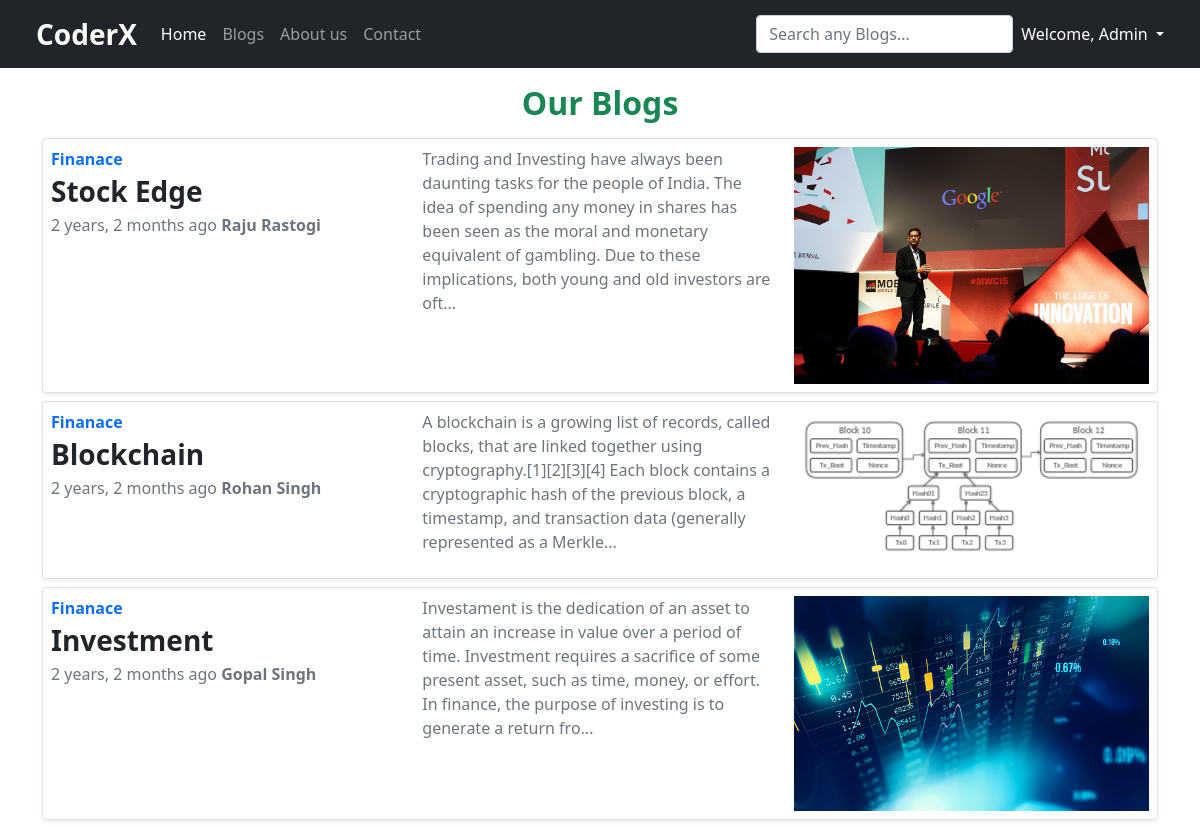
/blogs-list (signed in), run on the app's committed database.
### coder/models.py (models this page shows, shortened)
class myPost(models.Model):
	sno = models.AutoField(primary_key=True)
	title = models.CharField(max_length=200)
	slug = models.CharField(max_length=100)
	content = models.TextField()
	author = models.CharField(max_length=50)
	category = models.CharField(max_length=50)
	postDate = models.DateTimeField(max_length=40)
	postViews = models.IntegerField(default=0)
	thumbnail = models.ImageField(upload_to='blog/thumnail/',max_length=100,default='',null=True)

### coder/views.py (the view)
# urls.py: path('blogs-list', views.getBlogsList, name='getBlogsList'),
def getBlogsList(request):
	allPost = myPost.objects.all()
	params = {'user':request.user, 'posts':allPost}
	return render(request, 'blogsList.html',params)

### templates/blogsList.html (shortened to what this page needs)
{% extends 'layout.html' %}
{% block body %}
<div class="container mt-2">
    <div class="col-md-12">
        <h2 class="my-3 fw-bold text-success text-center">Our Blogs</h2>
        {% load humanize %}
        {% for post in posts %}
        <div class="row g-0 border rounded overflow-hidden flex-md-row mb-2 shadow-sm h-md-250 position-relative">
            <div class="col-md-4 p-2 d-flex flex-column position-static">
                <strong class="d-inline-block mb-1 text-primary">{{post.category}}</strong>
                <a href="blog/{{post.slug}}" class="text-decoration-none stretched-link">
                    <h3 class="mb-0 fw-bold text-dark">{{post.title}}</h3>
                </a>
                <div class="my-1 text-muted fs-6">{{post.postDate|naturaltime}} <b>{{post.author}}</b></div>
            </div>
            <div class="col-md-4 p-2 d-flex flex-column position-static">
                <div class="card-text mb-auto text-muted">{{post.content|slice:250|safe}}...</div>
            </div>
            <div class="col-md-4 p-2 d-flex flex-column position-static">
                <img src="media/{{post.thumbnail}}">
            </div>
        </div>
        {% endfor %}
    </div>
</div>
{% endblock %}

### templates/layout.html (shortened to what this page needs)
<!doctype html>
<html lang="en">
<head>
    <link href="https://cdn.jsdelivr.net/npm/bootstrap@5.0.2/dist/css/bootstrap.min.css" rel="stylesheet">
</head>
<body>
    <nav class="navbar navbar-expand-lg navbar-dark bg-dark px-4">
        <div class="container-fluid">
            <a class="navbar-brand fs-3 fw-bold" href="/">CoderX</a>
            <div class="collapse navbar-collapse" id="navbarSupportedContent">
                <ul class="navbar-nav me-auto mb-2 mb-lg-0">
                    <li class="nav-item">
                        <a class="nav-link active" aria-current="page" href="/">Home</a>
                    </li>
                    <li class="nav-item">
                        <a class="nav-link" href="/blogs-list">Blogs</a>
                    </li>
                    <li class="nav-item">
                        <a class="nav-link" href="/about">About us</a>
                    </li>
                    <li class="nav-item">
                        <a class="nav-link" href="/contact">Contact</a>
                    </li>
                </ul>
                <form class="d-flex" action="/search" method="post">{% csrf_token %}
                    <input class="form-control me-2" type="search" name="searchText" placeholder="Search any Blogs...">
                </form>
                {% if user.is_authenticated %}
                <div class="dropdown">
                    <p class="dropdown-toggle text-white my-1 text-capitalize" id="dropdownLogout" data-bs-toggle="dropdown" aria-expanded="false" style="cursor: pointer;">
                        Welcome, {{user}}
                    </p>
                </div>
                {% else %}
                <button class="btn btn-success mx-2" data-bs-toggle="modal" data-bs-target="#Login">Login</button>
                <button class="btn btn-success" data-bs-toggle="modal" data-bs-target="#Signup">Sign Up</button>
                {% endif %}
            </div>
        </div>
    </nav>
    {% block body %}{% endblock %}
</body>
</html>

### data on the page
myPost: category "Finanace", title "Stock Edge", postDate "2 years, 2 months ago", author "Raju Rastogi", content "Trading and Investing have always been daunting tasks for the people of India. The idea of spending any money in shares has been seen as the moral and monetary equivalent of gambling. Due to these implications, both young and old investors are oft", thumbnail (picture)
myPost: category "Finanace", title "Blockchain", postDate "2 years, 2 months ago", author "Rohan Singh", content "A blockchain is a growing list of records, called blocks, that are linked together using cryptography.[1][2][3][4] Each block contains a cryptographic hash of the previous block, a timestamp, and transaction data (generally represented as a Merkle", thumbnail (picture)
myPost: category "Finanace", title "Investment", postDate "2 years, 2 months ago", author "Gopal Singh", content "Investament is the dedication of an asset to attain an increase in value over a period of time. Investment requires a sacrifice of some present asset, such as time, money, or effort. In finance, the purpose of investing is to generate a return fro", thumbnail (picture)

### other printed values
{{ user }} "Admin"
